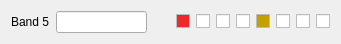
   <widget class="QWidget" name="layoutWidget_5">
    <property name="geometry">
     <rect>
      <x>10</x>
      <y>190</y>
      <width>341</width>
      <height>27</height>
     </rect>
    </property>
    <layout class="QHBoxLayout" name="horizontalLayout_7">
     <item>
      <widget class="QLabel" name="label_8">
       <property name="text">
        <string>Band 5</string>
       </property>
      </widget>
     </item>
     <item>
      <widget class="QLineEdit" name="lineEdit_6">
       <property name="sizePolicy">
        <sizepolicy hsizetype="Expanding" vsizetype="Fixed">
         <horstretch>0</horstretch>
         <verstretch>0</verstretch>
        </sizepolicy>
       </property>
      </widget>
     </item>
     <item>
      <spacer name="horizontalSpacer_7">
       <property name="orientation">
        <enum>Qt::Horizontal</enum>
       </property>
       <property name="sizeHint" stdset="0">
        <size>
         <width>40</width>
         <height>20</height>
        </size>
       </property>
      </spacer>
     </item>
     <item>
      <widget class="QCheckBox" name="checkBox_41">
       <property name="sizePolicy">
        <sizepolicy hsizetype="Fixed" vsizetype="Fixed">
         <horstretch>0</horstretch>
         <verstretch>0</verstretch>
        </sizepolicy>
       </property>
       <property name="palette">
        <palette>
         <active>
          <colorrole role="Base">
           <brush brushstyle="SolidPattern">
            <color alpha="255">
             <red>239</red>
             <green>41</green>
             <blue>41</blue>
            </color>
           </brush>
          </colorrole>
         </active>
         <inactive>
          <colorrole role="Base">
           <brush brushstyle="SolidPattern">
            <color alpha="255">
             <red>239</red>
             <green>41</green>
             <blue>41</blue>
            </color>
           </brush>
          </colorrole>
         </inactive>
         <disabled>
          <colorrole role="Base">
           <brush brushstyle="SolidPattern">
            <color alpha="255">
             <red>239</red>
             <green>235</green>
             <blue>231</blue>
            </color>
           </brush>
          </colorrole>
         </disabled>
        </palette>
       </property>
       <property name="focusPolicy">
        <enum>Qt::NoFocus</enum>
       </property>
       <property name="text">
        <string notr="true"/>
       </property>
      </widget>
     </item>
     <item>
      <widget class="QCheckBox" name="checkBox_42">
       <property name="sizePolicy">
        <sizepolicy hsizetype="Fixed" vsizetype="Fixed">
         <horstretch>0</horstretch>
         <verstretch>0</verstretch>
        </sizepolicy>
       </property>
       <property name="focusPolicy">
        <enum>Qt::NoFocus</enum>
       </property>
       <property name="text">
        <string notr="true"/>
       </property>
      </widget>
     </item>
     <item>
      <widget class="QCheckBox" name="checkBox_43">
       <property name="sizePolicy">
        <sizepolicy hsizetype="Fixed" vsizetype="Fixed">
         <horstretch>0</horstretch>
         <verstretch>0</verstretch>
        </sizepolicy>
       </property>
       <property name="focusPolicy">
        <enum>Qt::NoFocus</enum>
       </property>
       <property name="text">
        <string notr="true"/>
       </property>
      </widget>
     </item>
     <item>
      <widget class="QCheckBox" name="checkBox_44">
       <property name="sizePolicy">
        <sizepolicy hsizetype="Fixed" vsizetype="Fixed">
         <horstretch>0</horstretch>
         <verstretch>0</verstretch>
        </sizepolicy>
       </property>
       <property name="focusPolicy">
        <enum>Qt::NoFocus</enum>
       </property>
       <property name="text">
        <string notr="true"/>
       </property>
      </widget>
     </item>
     <item>
      <widget class="QCheckBox" name="checkBox_45">
       <property name="sizePolicy">
        <sizepolicy hsizetype="Fixed" vsizetype="Fixed">
         <horstretch>0</horstretch>
         <verstretch>0</verstretch>
        </sizepolicy>
       </property>
       <property name="palette">
        <palette>
         <active>
          <colorrole role="Base">
           <brush brushstyle="SolidPattern">
            <color alpha="255">
             <red>196</red>
             <green>160</green>
             <blue>0</blue>
            </color>
           </brush>
          </colorrole>
         </active>
         <inactive>
          <colorrole role="Base">
           <brush brushstyle="SolidPattern">
            <color alpha="255">
             <red>196</red>
             <green>160</green>
             <blue>0</blue>
            </color>
           </brush>
          </colorrole>
         </inactive>
         <disabled>
          <colorrole role="Base">
           <brush brushstyle="SolidPattern">
            <color alpha="255">
             <red>239</red>
             <green>235</green>
             <blue>231</blue>
            </color>
           </brush>
          </colorrole>
         </disabled>
        </palette>
       </property>
       <property name="focusPolicy">
        <enum>Qt::NoFocus</enum>
       </property>
       <property name="text">
        <string notr="true"/>
       </property>
      </widget>
     </item>
     <item>
      <widget class="QCheckBox" name="checkBox_46">
       <property name="sizePolicy">
        <sizepolicy hsizetype="Fixed" vsizetype="Fixed">
         <horstretch>0</horstretch>
         <verstretch>0</verstretch>
        </sizepolicy>
       </property>
       <property name="focusPolicy">
        <enum>Qt::NoFocus</enum>
       </property>
       <property name="text">
        <string notr="true"/>
       </property>
      </widget>
     </item>
     <item>
      <widget class="QCheckBox" name="checkBox_47">
       <property name="sizePolicy">
        <sizepolicy hsizetype="Fixed" vsizetype="Fixed">
         <horstretch>0</horstretch>
         <verstretch>0</verstretch>
        </sizepolicy>
       </property>
       <property name="focusPolicy">
        <enum>Qt::NoFocus</enum>
       </property>
       <property name="text">
        <string notr="true"/>
       </property>
      </widget>
     </item>
     <item>
      <widget class="QCheckBox" name="checkBox_48">
       <property name="sizePolicy">
        <sizepolicy hsizetype="Fixed" vsizetype="Fixed">
         <horstretch>0</horstretch>
         <verstretch>0</verstretch>
        </sizepolicy>
       </property>
       <property name="focusPolicy">
        <enum>Qt::NoFocus</enum>
       </property>
       <property name="text">
        <string notr="true"/>
       </property>
      </widget>
     </item>
    </layout>
   </widget>
